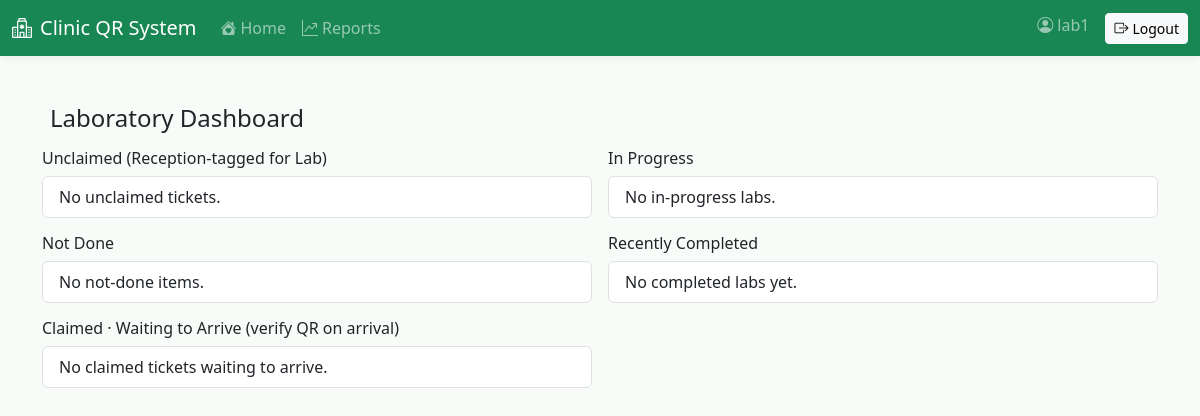
The page /dashboard/lab/ (signed in) on the database as committed earlier.
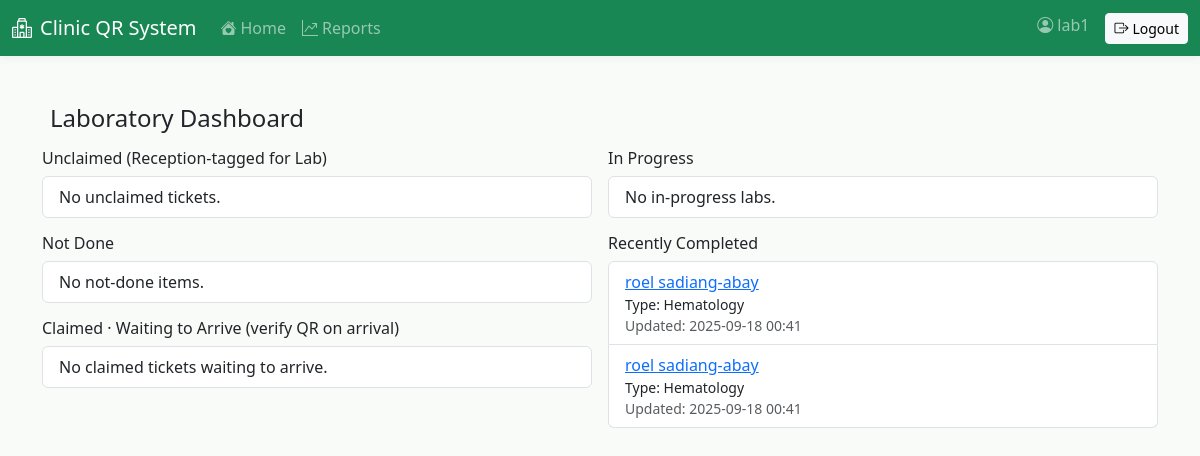
The same page on the database as committed later.
### visits/models.py (models this page shows, shortened)
class LabResult(models.Model):
    visit = models.ForeignKey('visits.Visit', on_delete=models.CASCADE, related_name='lab_result_entries')
    lab_type = models.CharField(max_length=64, choices=Laboratory.choices)
    status = models.CharField(max_length=32, choices=[
        ('queue', 'Queue'),
        ('claimed', 'Claimed'),
        ('in_process', 'In Process'),
        ('done', 'Done'),
        ('not_done', 'Not Done'),
    ], default='queue')
    results = models.JSONField(default=dict, blank=True)
    created_at = models.DateTimeField(auto_now_add=True)
    updated_at = models.DateTimeField(auto_now=True)
    class Meta:
        ordering = ['-updated_at']

class Visit(models.Model):
    class Service(models.TextChoices):
        RECEPTION = 'reception', 'Reception/Triage'
        DOCTOR = 'doctor', 'Doctor Consultation'
        LAB = 'lab', 'Laboratory'
        PHARMACY = 'pharmacy', 'Pharmacy'
        VACCINATION = 'vaccination', 'Vaccination/Immunization'
    class Department(models.TextChoices):
        PEDIATRICS = 'Pediatrics', 'Pediatrics (Children’s Health)'
        OBGYN = 'OB-GYN', 'Obstetrics and Gynecology (OB-GYN)'
        CARDIOLOGY = 'Cardiology', 'Cardiology (Heart Care)'
        RADIOLOGY = 'Radiology', 'Radiology'
        SURGERY = 'Surgery', 'Surgery'
        DERMATOLOGY = 'Dermatology', 'Dermatology (Skin Care)'
        ENT = 'ENT', 'ENT (Ear, Nose, Throat)'
    patient = models.ForeignKey('patients.Patient', on_delete=models.CASCADE, related_name='visits')
    service = models.CharField(max_length=20, choices=Service.choices)
    notes = models.TextField(blank=True)
    class Status(models.TextChoices):
        QUEUED = 'queued', 'Queued'
        CLAIMED = 'claimed', 'Claimed'
        IN_PROCESS = 'in_process', 'In Process'
        DONE = 'done', 'Done'
    status = models.CharField(max_length=16, choices=Status.choices, default=Status.QUEUED)
    queue_number = models.PositiveIntegerField(null=True, blank=True)
    department = models.CharField(max_length=32, choices=Department.choices, blank=True)
    claimed_by = models.ForeignKey(settings.AUTH_USER_MODEL, on_delete=models.SET_NULL, null=True, blank=True, related_name='claimed_reception_visits')
    claimed_at = models.DateTimeField(null=True, blank=True)
    assigned_to = models.ForeignKey(settings.AUTH_USER_MODEL, on_delete=models.SET_NULL, null=True, blank=True, related_name='assigned_visits')
    doctor_arrived = models.BooleanField(default=False)
    doctor_status = models.CharField(max_length=16, blank=True, default='')  # '', ready_to_consult, not_done, finished
    symptoms = models.TextField(blank=True)
    diagnosis = models.TextField(blank=True)
    prescription_notes = models.TextField(blank=True)
    doctor_done = models.BooleanField(default=False)
    doctor_done_at = models.DateTimeField(null=True, blank=True)
    lab_tests = models.TextField(blank=True)
    lab_test_type = models.CharField(max_length=50, blank=True)
    lab_claimed_by = models.ForeignKey(settings.AUTH_USER_MODEL, on_delete=models.SET_NULL, null=True, blank=True, related_name='claimed_lab_visits')
    lab_claimed_at = models.DateTimeField(null=True, blank=True)
    lab_arrived = models.BooleanField(default=False)
    lab_results = models.TextField(blank=True)
    lab_completed = models.BooleanField(default=False)
    lab_completed_at = models.DateTimeField(null=True, blank=True)
    medicines = models.TextField(blank=True)
    dispensed = models.BooleanField(default=False)
    dispensed_at = models.DateTimeField(null=True, blank=True)
    vaccine_type = models.CharField(max_length=100, blank=True)
    vaccine_dose = models.CharField(max_length=50, blank=True)
    vaccination_date = models.DateField(null=True, blank=True)
    timestamp = models.DateTimeField(auto_now_add=True)
    created_by = models.ForeignKey(settings.AUTH_USER_MODEL, on_delete=models.SET_NULL, null=True, blank=True)
    doctor_user = models.ForeignKey(settings.AUTH_USER_MODEL, on_delete=models.SET_NULL, null=True, blank=True, related_name='doctor_visits')
    service_type = models.ForeignKey('visits.ServiceType', on_delete=models.SET_NULL, null=True, blank=True, help_text='Specific service type selected')

### patients/models.py (models this page shows, shortened)
class Patient(models.Model):
    user = models.OneToOneField(User, on_delete=models.SET_NULL, null=True, blank=True, related_name='patient_profile')
    full_name = models.CharField(max_length=255)
    age = models.PositiveIntegerField(validators=[MinValueValidator(0)])
    address = models.TextField()
    contact = models.CharField(max_length=50)
    email = models.EmailField(unique=True)
    patient_code = models.CharField(max_length=20, unique=True)
    qr_code = models.ImageField(upload_to='qr_codes/', blank=True, null=True)
    must_change_password = models.BooleanField(default=False)
    created_at = models.DateTimeField(auto_now_add=True)

### dashboard/views.py (the view, shortened to what this page needs)
# urls.py: path('lab/', views.lab_dashboard, name='dashboard_lab'),
@login_required
def lab_dashboard(request):
    today = timezone.localdate()
    already_in_lab = (Visit.objects
                      .filter(service='lab', status=Visit.Status.IN_PROCESS, timestamp__date=today)
                      .values_list('patient_id', flat=True))
    base_reception_lab = (Visit.objects
                          .filter(service='reception', timestamp__date=today)
                          .filter(Q(service_type__name__iexact='Laboratory') | Q(notes__icontains='[visit: laboratory]')))
    unclaimed = (base_reception_lab
                 .filter(Q(status=Visit.Status.QUEUED) | Q(status__isnull=True) | Q(status=''))
                 .filter(lab_claimed_by__isnull=True)
                 .order_by('queue_number', 'timestamp'))
    claimed_filter = Q(status=Visit.Status.CLAIMED, lab_arrived=False)
    if not request.user.is_superuser:
        claimed_filter &= Q(lab_claimed_by=request.user)
    claimed_waiting = base_reception_lab.filter(claimed_filter).order_by('queue_number', 'timestamp')
    from django.db.models import OuterRef, Subquery, F
    latest_ts_sq = (LabResult.objects
                    .filter(visit=OuterRef('visit'))
                    .order_by('-updated_at')
                    .values('updated_at')[:1])
    lab_results_today = (LabResult.objects
                         .select_related('visit__patient')
                         .filter(visit__timestamp__date=today)
                         .annotate(latest_updated_at=Subquery(latest_ts_sq))
                         .filter(updated_at=F('latest_updated_at')))
    ready = lab_results_today.filter(status='queue').order_by('visit__queue_number', 'visit__timestamp')
    in_process = lab_results_today.filter(status='in_process').order_by('-updated_at')
    not_done = lab_results_today.filter(status='not_done').order_by('-updated_at')
    completed = lab_results_today.filter(status='done').order_by('-updated_at')[:20]
    lab_service_types = list(ServiceType.objects.filter(is_active=True).order_by('name'))
    return render(request, 'dashboard/lab.html', {
        'pending_unclaimed': unclaimed,
        'pending_claimed': claimed_waiting,
        'ready': ready,
        'in_process': in_process,
        'not_done': not_done,
        'completed': completed,
        'lab_service_types': lab_service_types,
        'lab_types': Laboratory.choices,
        'lab_type_labels': dict(Laboratory.choices),
    })

### dashboard/templates/dashboard/lab.html (shortened to what the changed rows need)
{% extends 'base.html' %}
{% load static %}
{% block content %}
<div class="row g-3">
  <div class="col-md-6">
    <ul class="list-group">
      {% for r in completed %}
        <li class="list-group-item">
          <a href="/patients/{{ r.visit.patient.id }}/">{{ r.visit.patient.full_name }}</a>
          <div class="small">Type: {{ r.lab_type }}</div>
          <div class="small text-muted">Updated: {{ r.updated_at|date:'Y-m-d H:i' }}</div>
        </li>
      {% empty %}
        <li class="list-group-item">No completed labs yet.</li>
      {% endfor %}
    </ul>
  </div>
</div>
{% endblock %}

Rows that differ between the two databases and show on the page:
added LabResult: visit.patient.full_name "roel sadiang-abay", lab_type "Hematology", updated_at "2025-09-18 00:41"
added LabResult: visit.patient.full_name "roel sadiang-abay", lab_type "Hematology", updated_at "2025-09-18 00:41"
Other text that changed with them:
text no longer shown: "No completed labs yet."
